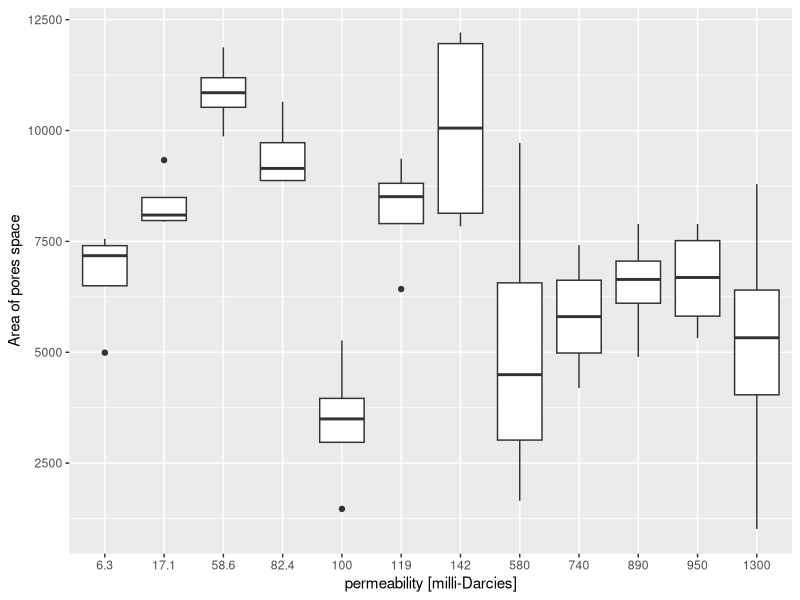
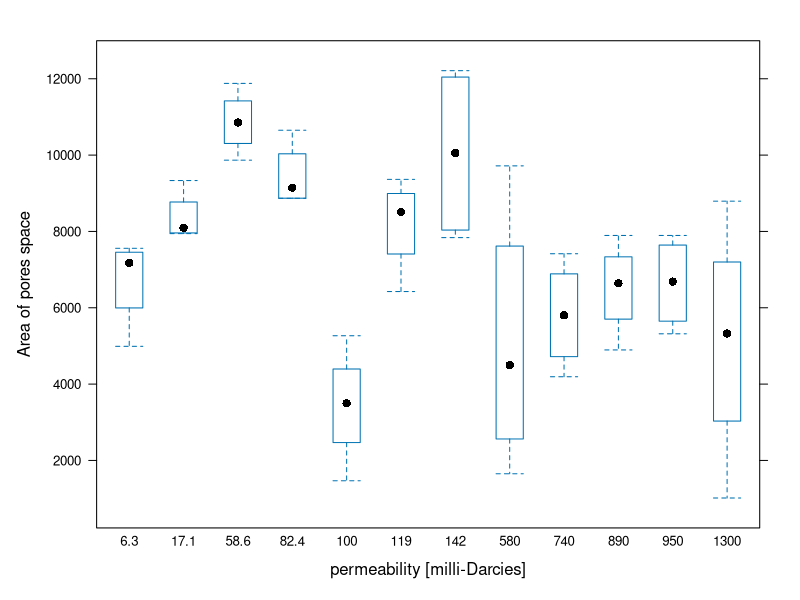
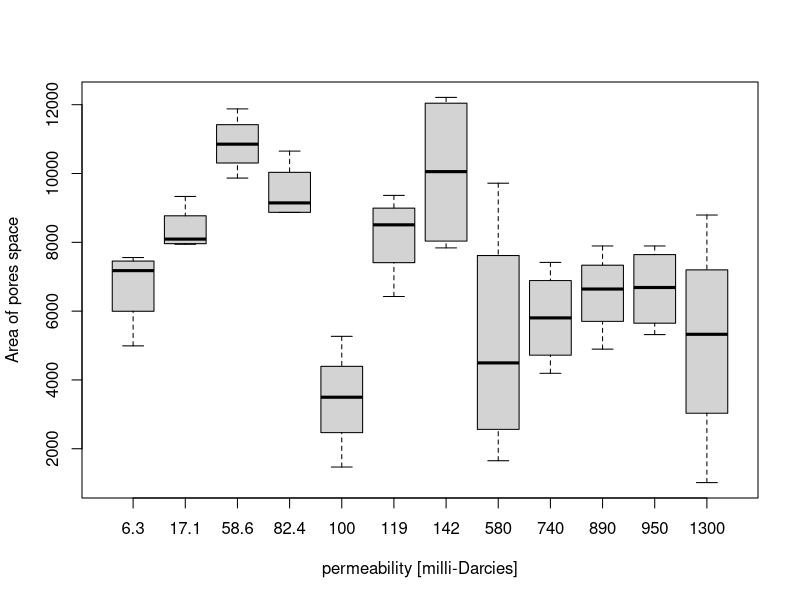
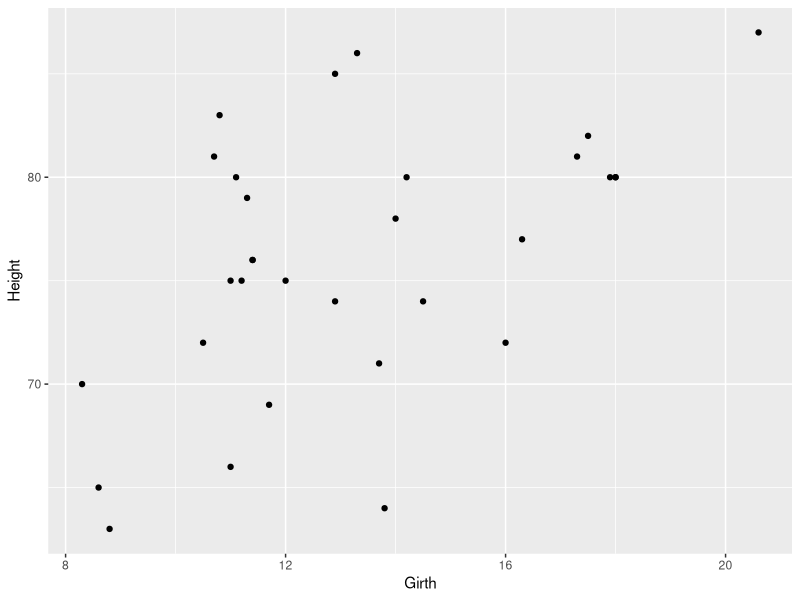
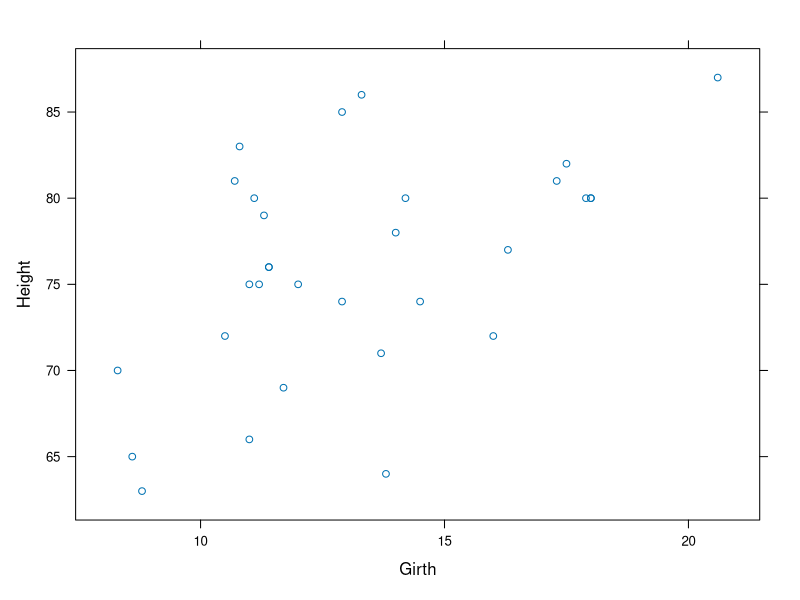
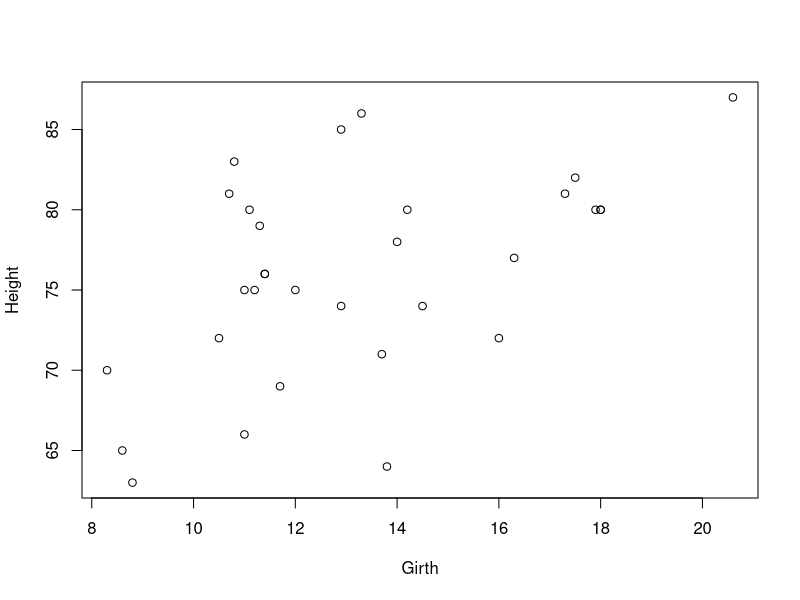
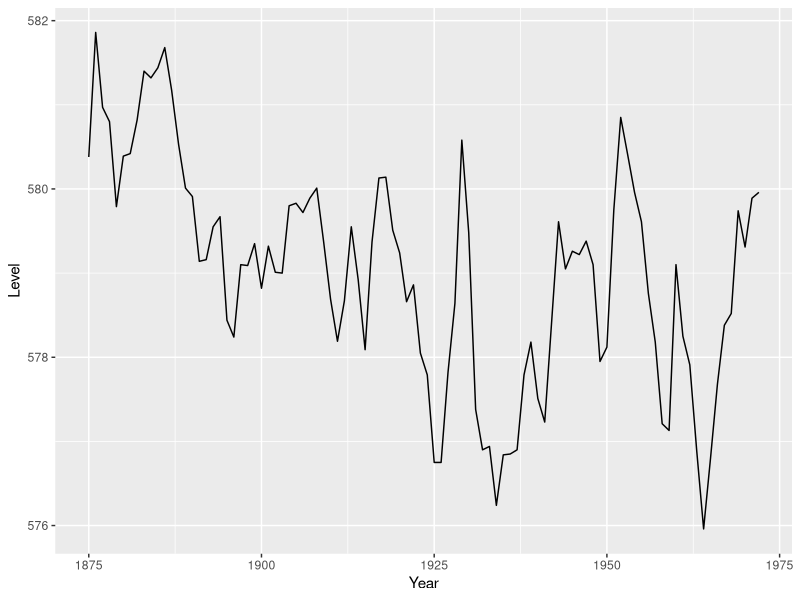
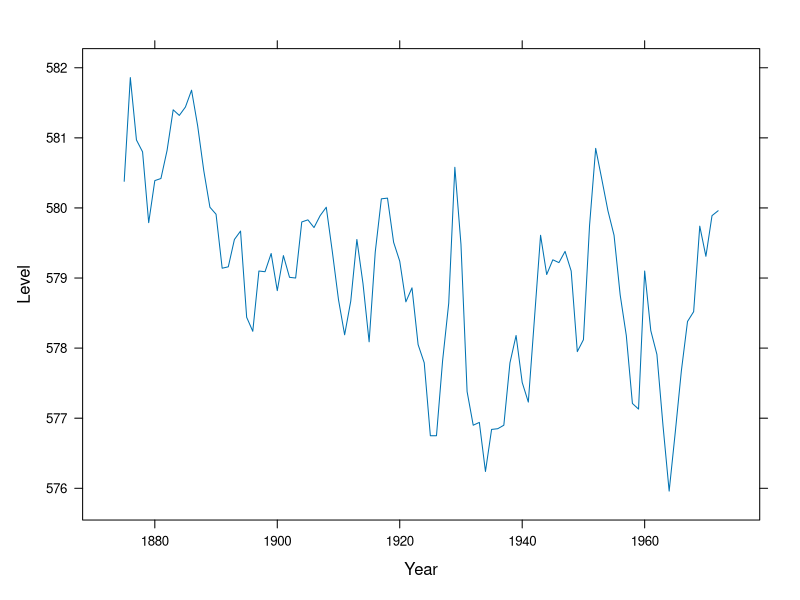

R code for these plots, in order:
## ---- chunk 1
knitr::opts_chunk$set(echo = TRUE, fig.show='hold', fig.align = 'center',
                      autodep=TRUE, warning = FALSE, message = FALSE)
library(dplyr)
library(lattice)
library(tidyverse)
library(microbenchmark)
## ---- chunk 2
ggplot_boxplot <- function() {
    ggplot(data = rock, aes(x = factor(perm), y = area)) + 
        geom_boxplot() +
        xlab("permeability [milli-Darcies]") + 
        ylab("Area of pores space")
}

ggplot_boxplot()

lattice_boxplot <- function() {
    bwplot(area ~ factor(perm), rock,
           xlab = "permeability [milli-Darcies]", 
           ylab = "Area of pores space")
} 

lattice_boxplot()

graphics_boxplot <- function() {
    boxplot(area ~ factor(perm), rock,
            xlab = "permeability [milli-Darcies]", 
            ylab = "Area of pores space")
}

graphics_boxplot()
## ---- chunk 3
ggplot_scatter <- function() {
    ggplot(data = trees, aes(x = Girth, y = Height)) + 
        geom_point()
}

ggplot_scatter()

lattice_scatter <- function() {
    xyplot(Height ~ Girth, trees)
}

lattice_scatter()

graphics_scatter <- function() {
    plot(Height ~ Girth, trees)
}

graphics_scatter()
## ---- chunk 4
# Adding year column to dataset about LakeHuron levels
LakeHuron <- data.frame(LakeHuron, 1875:1972)
names(LakeHuron) <- c("Level", "Year")

ggplot_ts <- function() {
    ggplot(data = LakeHuron, aes(Year, Level)) + 
        geom_line()
}

ggplot_ts()

lattice_ts <- function() {
    xyplot(Level ~ Year, LakeHuron, type="l")
}

lattice_ts()

graphics_ts <- function() {
    plot(LakeHuron$Year, LakeHuron$Level,  type="l",
         xlab = "Year", 
         ylab = "Level")
}

graphics_ts()
## ---- chunk 5
Nile <- as.data.frame(Nile)

ggplot_histogram <- function() {
    ggplot(Nile, aes(x)) + 
        geom_histogram() +
        xlab("Annual flow [10^8 m^3]") + 
        ylab("Count")
}

ggplot_histogram()

lattice_histogram <- function() {
    histogram(~ x, Nile, type = "count",
              xlab = "Annual flow [10^8 m^3]", 
              ylab = "Count")
}

lattice_histogram()

graphics_histogram <- function() {
    hist(Nile$x,
         xlab = "Annual flow [10^8 m^3]", 
         ylab = "Count",
         main=NA)  
}

graphics_histogram()
## ---- chunk 6
ggplot_density <- function() {
    ggplot(PlantGrowth, aes(weight, ..count.., color = fct_rev(group))) +
        geom_density() + 
        xlab("Weight") + 
        ylab("Density") +
        labs(color = "Group")
}

ggplot_density()

lattice_density <- function() {
    densityplot(~weight,data=PlantGrowth,
                groups=group,
                plot.points=FALSE)
}

lattice_density()

graphics_density <- function() {
    plot(density(PlantGrowth$weigh[PlantGrowth$group == 'trt2']), 
         col='green', xlim=c(2,7), xlab="Density", main=NA)
    
    lines(density(PlantGrowth$weight[PlantGrowth$group == 'trt1']),col="red")
    
    lines(density(PlantGrowth$weight[PlantGrowth$group == 'ctrl']),col="blue")
}   
graphics_density()
## ---- chunk 7
microbenchmark(
    ggplot_boxplot(),
    lattice_boxplot(),
    graphics_boxplot(),
    ggplot_scatter(),
    lattice_scatter(),
    graphics_scatter(),
    ggplot_ts(),
    lattice_ts(),
    graphics_ts(),
    ggplot_histogram(),
    lattice_histogram(),
    graphics_histogram(),
    ggplot_density(),
    lattice_density(),
    graphics_density(),
    unit = "s") -> benchmarks

benchmarks <- data.frame(summary(benchmarks))

# Adding variable containing package name
benchmarks %>%
    mutate(package = str_extract(expr, "^[^_]+(?=_)")) -> benchmarks
## ---- chunk 8
ggplot(benchmarks, aes(x = reorder(expr, mean), y = mean, label = expr)) +
    geom_bar(stat = "identity", aes(fill=package)) +
    coord_flip() + 
    ylab("Mean time of execution (s)") + 
    xlab("Function") +
    labs(title = "Comparision of execution times of plot generations")
